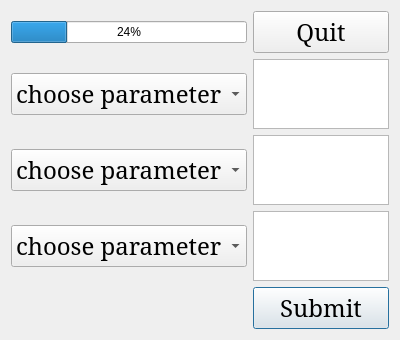
<?xml version="1.0" encoding="UTF-8"?>
<ui version="4.0">
 <class>search</class>
 <widget class="QDialog" name="search">
  <property name="geometry">
   <rect>
    <x>0</x>
    <y>0</y>
    <width>400</width>
    <height>300</height>
   </rect>
  </property>
  <property name="windowTitle">
   <string>Dialog</string>
  </property>
  <layout class="QGridLayout" name="gridLayout">
   <item row="2" column="1">
    <widget class="QTextEdit" name="param2Box"/>
   </item>
   <item row="4" column="1">
    <widget class="QPushButton" name="pushButton">
     <property name="font">
      <font>
       <family>Garamond</family>
       <pointsize>18</pointsize>
      </font>
     </property>
     <property name="text">
      <string>Submit</string>
     </property>
    </widget>
   </item>
   <item row="1" column="0">
    <widget class="QComboBox" name="param1">
     <property name="font">
      <font>
       <family>Garamond</family>
       <pointsize>18</pointsize>
      </font>
     </property>
     <item>
      <property name="text">
       <string>choose parameter</string>
      </property>
     </item>
     <item>
      <property name="text">
       <string>Author</string>
      </property>
     </item>
     <item>
      <property name="text">
       <string>Class Number</string>
      </property>
     </item>
     <item>
      <property name="text">
       <string>Department</string>
      </property>
     </item>
     <item>
      <property name="text">
       <string>Edition</string>
      </property>
     </item>
     <item>
      <property name="text">
       <string>ISBN</string>
      </property>
     </item>
     <item>
      <property name="text">
       <string>Price</string>
      </property>
     </item>
     <item>
      <property name="text">
       <string>Title</string>
      </property>
     </item>
     <item>
      <property name="text">
       <string/>
      </property>
     </item>
    </widget>
   </item>
   <item row="0" column="0">
    <widget class="QProgressBar" name="progressBar">
     <property name="value">
      <number>24</number>
     </property>
    </widget>
   </item>
   <item row="0" column="1">
    <widget class="QPushButton" name="exitButton">
     <property name="font">
      <font>
       <family>Garamond</family>
       <pointsize>18</pointsize>
      </font>
     </property>
     <property name="text">
      <string>Quit</string>
     </property>
    </widget>
   </item>
   <item row="1" column="1">
    <widget class="QTextEdit" name="param1Box"/>
   </item>
   <item row="3" column="0">
    <widget class="QComboBox" name="param3">
     <property name="font">
      <font>
       <family>Garamond</family>
       <pointsize>18</pointsize>
      </font>
     </property>
     <item>
      <property name="text">
       <string>choose parameter</string>
      </property>
     </item>
     <item>
      <property name="text">
       <string>Author</string>
      </property>
     </item>
     <item>
      <property name="text">
       <string>Class Number</string>
      </property>
     </item>
     <item>
      <property name="text">
       <string>Department</string>
      </property>
     </item>
     <item>
      <property name="text">
       <string>Edition</string>
      </property>
     </item>
     <item>
      <property name="text">
       <string>ISBN</string>
      </property>
     </item>
     <item>
      <property name="text">
       <string>Price</string>
      </property>
     </item>
     <item>
      <property name="text">
       <string>Title</string>
      </property>
     </item>
     <item>
      <property name="text">
       <string/>
      </property>
     </item>
    </widget>
   </item>
   <item row="3" column="1">
    <widget class="QTextEdit" name="param3Box"/>
   </item>
   <item row="2" column="0">
    <widget class="QComboBox" name="param2">
     <property name="font">
      <font>
       <family>Garamond</family>
       <pointsize>18</pointsize>
      </font>
     </property>
     <item>
      <property name="text">
       <string>choose parameter</string>
      </property>
     </item>
     <item>
      <property name="text">
       <string>Author</string>
      </property>
     </item>
     <item>
      <property name="text">
       <string>Class Number</string>
      </property>
     </item>
     <item>
      <property name="text">
       <string>Department</string>
      </property>
     </item>
     <item>
      <property name="text">
       <string>Edition</string>
      </property>
     </item>
     <item>
      <property name="text">
       <string>ISBN</string>
      </property>
     </item>
     <item>
      <property name="text">
       <string>Price</string>
      </property>
     </item>
     <item>
      <property name="text">
       <string>Title</string>
      </property>
     </item>
     <item>
      <property name="text">
       <string/>
      </property>
     </item>
    </widget>
   </item>
  </layout>
 </widget>
 <resources/>
 <connections>
  <connection>
   <sender>exitButton</sender>
   <signal>clicked()</signal>
   <receiver>search</receiver>
   <slot>close()</slot>
   <hints>
    <hint type="sourcelabel">
     <x>336</x>
     <y>25</y>
    </hint>
    <hint type="destinationlabel">
     <x>199</x>
     <y>149</y>
    </hint>
   </hints>
  </connection>
  <connection>
   <sender>pushButton</sender>
   <signal>clicked()</signal>
   <receiver>progressBar</receiver>
   <slot>update()</slot>
   <hints>
    <hint type="sourcelabel">
     <x>336</x>
     <y>265</y>
    </hint>
    <hint type="destinationlabel">
     <x>78</x>
     <y>31</y>
    </hint>
   </hints>
  </connection>
 </connections>
</ui>
